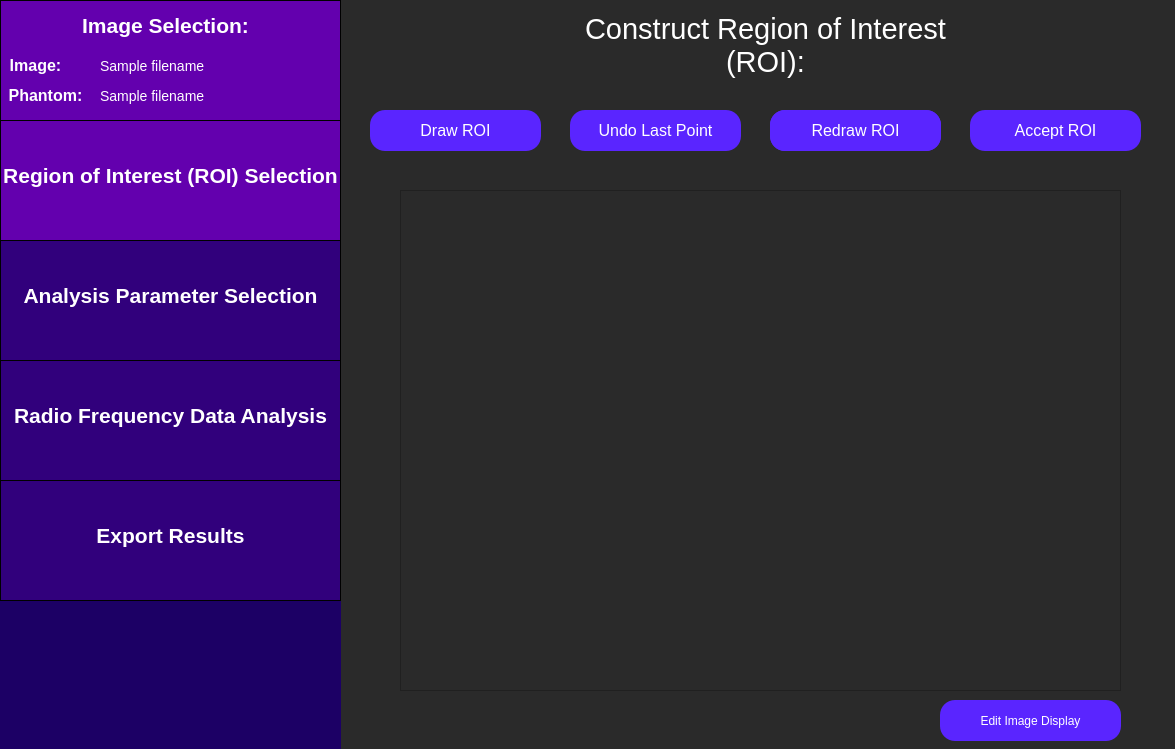
<?xml version="1.0" encoding="UTF-8"?>
<ui version="4.0">
 <class>constructRoi</class>
 <widget class="QWidget" name="constructRoi">
  <property name="geometry">
   <rect>
    <x>0</x>
    <y>0</y>
    <width>1175</width>
    <height>749</height>
   </rect>
  </property>
  <property name="windowTitle">
   <string>Select Region of Interest</string>
  </property>
  <property name="styleSheet">
   <string notr="true">QWidget {
	background: rgb(42, 42, 42);
}</string>
  </property>
  <widget class="QLabel" name="constructRoiLabel">
   <property name="geometry">
    <rect>
     <x>550</x>
     <y>-20</y>
     <width>431</width>
     <height>131</height>
    </rect>
   </property>
   <property name="styleSheet">
    <string notr="true">QLabel {
	font-size: 29px;
	color: rgb(255, 255, 255);
	background-color: rgba(255, 255, 255, 0);
}</string>
   </property>
   <property name="text">
    <string>Construct Region of Interest (ROI):</string>
   </property>
   <property name="textFormat">
    <enum>Qt::AutoText</enum>
   </property>
   <property name="scaledContents">
    <bool>false</bool>
   </property>
   <property name="alignment">
    <set>Qt::AlignCenter</set>
   </property>
   <property name="wordWrap">
    <bool>true</bool>
   </property>
  </widget>
  <widget class="QFrame" name="imDisplayFrame">
   <property name="geometry">
    <rect>
     <x>400</x>
     <y>190</y>
     <width>721</width>
     <height>501</height>
    </rect>
   </property>
   <property name="frameShape">
    <enum>QFrame::StyledPanel</enum>
   </property>
   <property name="frameShadow">
    <enum>QFrame::Raised</enum>
   </property>
  </widget>
  <widget class="QPushButton" name="drawRoiButton">
   <property name="geometry">
    <rect>
     <x>370</x>
     <y>110</y>
     <width>171</width>
     <height>41</height>
    </rect>
   </property>
   <property name="styleSheet">
    <string notr="true">QPushButton {
	color: white;
	font-size: 16px;
	background: rgb(90, 37, 255);
	border-radius: 15px;
}
QPushButton:checked {
	color:white; 
	font-size: 16px;
	background: rgb(45, 0, 110);
	border-radius: 15px;
}
</string>
   </property>
   <property name="text">
    <string>Draw ROI</string>
   </property>
   <property name="checkable">
    <bool>true</bool>
   </property>
   <property name="checked">
    <bool>false</bool>
   </property>
  </widget>
  <widget class="QPushButton" name="undoLastPtButton">
   <property name="geometry">
    <rect>
     <x>570</x>
     <y>110</y>
     <width>171</width>
     <height>41</height>
    </rect>
   </property>
   <property name="styleSheet">
    <string notr="true">QPushButton {
	color: white;
	font-size: 16px;
	background: rgb(90, 37, 255);
	border-radius: 15px;
}</string>
   </property>
   <property name="text">
    <string>Undo Last Point</string>
   </property>
   <property name="checkable">
    <bool>false</bool>
   </property>
  </widget>
  <widget class="QPushButton" name="acceptRoiButton">
   <property name="geometry">
    <rect>
     <x>970</x>
     <y>110</y>
     <width>171</width>
     <height>41</height>
    </rect>
   </property>
   <property name="styleSheet">
    <string notr="true">QPushButton {
	color: white;
	font-size: 16px;
	background: rgb(90, 37, 255);
	border-radius: 15px;
}</string>
   </property>
   <property name="text">
    <string>Accept ROI</string>
   </property>
   <property name="checkable">
    <bool>false</bool>
   </property>
  </widget>
  <widget class="QWidget" name="sidebar" native="true">
   <property name="geometry">
    <rect>
     <x>0</x>
     <y>0</y>
     <width>341</width>
     <height>751</height>
    </rect>
   </property>
   <property name="toolTip">
    <string>&lt;html&gt;&lt;head/&gt;&lt;body&gt;&lt;p&gt;&lt;br/&gt;&lt;/p&gt;&lt;/body&gt;&lt;/html&gt;</string>
   </property>
   <property name="styleSheet">
    <string notr="true">QWidget {
	background-color: rgb(28, 0, 101);
}</string>
   </property>
   <widget class="QFrame" name="imageSelectionSidebar">
    <property name="geometry">
     <rect>
      <x>0</x>
      <y>0</y>
      <width>341</width>
      <height>121</height>
     </rect>
    </property>
    <property name="styleSheet">
     <string notr="true">QFrame {
	background-color: rgb(99, 0, 174);
	border: 1px solid black;
}</string>
    </property>
    <property name="frameShape">
     <enum>QFrame::StyledPanel</enum>
    </property>
    <property name="frameShadow">
     <enum>QFrame::Raised</enum>
    </property>
    <widget class="QLabel" name="imageSelectionLabelSidebar">
     <property name="geometry">
      <rect>
       <x>70</x>
       <y>0</y>
       <width>191</width>
       <height>51</height>
      </rect>
     </property>
     <property name="styleSheet">
      <string notr="true">QLabel {
	font-size: 21px;
	color: rgb(255, 255, 255);
	background-color: rgba(255, 255, 255, 0);
	border: 0px;
	font-weight: bold;
}</string>
     </property>
     <property name="text">
      <string>Image Selection:</string>
     </property>
     <property name="alignment">
      <set>Qt::AlignCenter</set>
     </property>
    </widget>
    <widget class="QLabel" name="imageLabel">
     <property name="geometry">
      <rect>
       <x>-60</x>
       <y>40</y>
       <width>191</width>
       <height>51</height>
      </rect>
     </property>
     <property name="styleSheet">
      <string notr="true">QLabel {
	font-size: 16px;
	color: rgb(255, 255, 255);
	background-color: rgba(255, 255, 255, 0);
	border: 0px;
	font-weight: bold;
}</string>
     </property>
     <property name="text">
      <string>Image:</string>
     </property>
     <property name="alignment">
      <set>Qt::AlignCenter</set>
     </property>
    </widget>
    <widget class="QLabel" name="phantomLabel">
     <property name="geometry">
      <rect>
       <x>-50</x>
       <y>70</y>
       <width>191</width>
       <height>51</height>
      </rect>
     </property>
     <property name="styleSheet">
      <string notr="true">QLabel {
	font-size: 16px;
	color: rgb(255, 255, 255);
	background-color: rgba(255, 255, 255, 0);
	border: 0px;
	font-weight: bold
}</string>
     </property>
     <property name="text">
      <string>Phantom:</string>
     </property>
     <property name="alignment">
      <set>Qt::AlignCenter</set>
     </property>
    </widget>
    <widget class="QLabel" name="imagePathInput">
     <property name="geometry">
      <rect>
       <x>100</x>
       <y>40</y>
       <width>241</width>
       <height>51</height>
      </rect>
     </property>
     <property name="styleSheet">
      <string notr="true">QLabel {
	font-size: 14px;
	color: rgb(255, 255, 255);
	background-color: rgba(255, 255, 255, 0);
	border: 0px;
}</string>
     </property>
     <property name="text">
      <string>Sample filename </string>
     </property>
     <property name="alignment">
      <set>Qt::AlignLeading|Qt::AlignLeft|Qt::AlignVCenter</set>
     </property>
    </widget>
    <widget class="QLabel" name="phantomPathInput">
     <property name="geometry">
      <rect>
       <x>100</x>
       <y>70</y>
       <width>241</width>
       <height>51</height>
      </rect>
     </property>
     <property name="styleSheet">
      <string notr="true">QLabel {
	font-size: 14px;
	color: rgb(255, 255, 255);
	background-color: rgba(255, 255, 255, 0);
	border: 0px;
}</string>
     </property>
     <property name="text">
      <string>Sample filename </string>
     </property>
     <property name="alignment">
      <set>Qt::AlignLeading|Qt::AlignLeft|Qt::AlignVCenter</set>
     </property>
    </widget>
   </widget>
   <widget class="QFrame" name="roiSidebar">
    <property name="geometry">
     <rect>
      <x>0</x>
      <y>120</y>
      <width>341</width>
      <height>121</height>
     </rect>
    </property>
    <property name="styleSheet">
     <string notr="true">QFrame {
	background-color: rgb(99, 0, 174);
	border: 1px solid black;
}</string>
    </property>
    <property name="frameShape">
     <enum>QFrame::StyledPanel</enum>
    </property>
    <property name="frameShadow">
     <enum>QFrame::Raised</enum>
    </property>
    <widget class="QLabel" name="roiSidebarLabel">
     <property name="geometry">
      <rect>
       <x>0</x>
       <y>30</y>
       <width>341</width>
       <height>51</height>
      </rect>
     </property>
     <property name="styleSheet">
      <string notr="true">QLabel {
	font-size: 21px;
	color: rgb(255, 255, 255);
	background-color: rgba(255, 255, 255, 0);
	border: 0px;
	font-weight: bold;
}</string>
     </property>
     <property name="text">
      <string>Region of Interest (ROI) Selection</string>
     </property>
     <property name="alignment">
      <set>Qt::AlignCenter</set>
     </property>
    </widget>
   </widget>
   <widget class="QFrame" name="rfAnalysisSidebar">
    <property name="geometry">
     <rect>
      <x>0</x>
      <y>360</y>
      <width>341</width>
      <height>121</height>
     </rect>
    </property>
    <property name="styleSheet">
     <string notr="true">QFrame {
	background-color:  rgb(49, 0, 124);
	border: 1px solid black;
}</string>
    </property>
    <property name="frameShape">
     <enum>QFrame::StyledPanel</enum>
    </property>
    <property name="frameShadow">
     <enum>QFrame::Raised</enum>
    </property>
    <widget class="QLabel" name="rfAnalysisLabel">
     <property name="geometry">
      <rect>
       <x>0</x>
       <y>30</y>
       <width>341</width>
       <height>51</height>
      </rect>
     </property>
     <property name="styleSheet">
      <string notr="true">QLabel {
	font-size: 21px;
	color: rgb(255, 255, 255);
	background-color: rgba(255, 255, 255, 0);
	border: 0px;
	font-weight: bold;
}</string>
     </property>
     <property name="text">
      <string>Radio Frequency Data Analysis</string>
     </property>
     <property name="alignment">
      <set>Qt::AlignCenter</set>
     </property>
    </widget>
   </widget>
   <widget class="QFrame" name="exportResultsSidebar">
    <property name="geometry">
     <rect>
      <x>0</x>
      <y>480</y>
      <width>341</width>
      <height>121</height>
     </rect>
    </property>
    <property name="styleSheet">
     <string notr="true">QFrame {
	background-color:  rgb(49, 0, 124);
	border: 1px solid black;
}</string>
    </property>
    <property name="frameShape">
     <enum>QFrame::StyledPanel</enum>
    </property>
    <property name="frameShadow">
     <enum>QFrame::Raised</enum>
    </property>
    <widget class="QLabel" name="exportResultsLabel">
     <property name="geometry">
      <rect>
       <x>20</x>
       <y>30</y>
       <width>301</width>
       <height>51</height>
      </rect>
     </property>
     <property name="styleSheet">
      <string notr="true">QLabel {
	font-size: 21px;
	color: rgb(255, 255, 255);
	background-color: rgba(255, 255, 255, 0);
	border: 0px;
	font-weight: bold;
}</string>
     </property>
     <property name="text">
      <string>Export Results</string>
     </property>
     <property name="alignment">
      <set>Qt::AlignCenter</set>
     </property>
    </widget>
   </widget>
  </widget>
  <widget class="QFrame" name="analysisParamsSidebar">
   <property name="geometry">
    <rect>
     <x>0</x>
     <y>240</y>
     <width>341</width>
     <height>121</height>
    </rect>
   </property>
   <property name="styleSheet">
    <string notr="true">QFrame {
	background-color: rgb(49, 0, 124);
	border: 1px solid black;
}</string>
   </property>
   <property name="frameShape">
    <enum>QFrame::StyledPanel</enum>
   </property>
   <property name="frameShadow">
    <enum>QFrame::Raised</enum>
   </property>
   <widget class="QLabel" name="analysisParamsLabel">
    <property name="geometry">
     <rect>
      <x>0</x>
      <y>30</y>
      <width>341</width>
      <height>51</height>
     </rect>
    </property>
    <property name="styleSheet">
     <string notr="true">QLabel {
	font-size: 21px;
	color: rgb(255, 255, 255);
	background-color: rgba(255, 255, 255, 0);
	border: 0px;
	font-weight:bold;
}</string>
    </property>
    <property name="text">
     <string>Analysis Parameter Selection</string>
    </property>
    <property name="alignment">
     <set>Qt::AlignCenter</set>
    </property>
   </widget>
  </widget>
  <widget class="QPushButton" name="editImageDisplayButton">
   <property name="geometry">
    <rect>
     <x>940</x>
     <y>700</y>
     <width>181</width>
     <height>41</height>
    </rect>
   </property>
   <property name="styleSheet">
    <string notr="true">QPushButton {
	color: white;
	font-size: 12px;
	background: rgb(90, 37, 255);
	border-radius: 15px;
}</string>
   </property>
   <property name="text">
    <string>Edit Image Display</string>
   </property>
  </widget>
  <widget class="QPushButton" name="closeRoiButton">
   <property name="geometry">
    <rect>
     <x>770</x>
     <y>110</y>
     <width>171</width>
     <height>41</height>
    </rect>
   </property>
   <property name="styleSheet">
    <string notr="true">QPushButton {
	color: white;
	font-size: 16px;
	background: rgb(90, 37, 255);
	border-radius: 15px;
}</string>
   </property>
   <property name="text">
    <string>Close ROI</string>
   </property>
   <property name="checkable">
    <bool>false</bool>
   </property>
  </widget>
  <widget class="QPushButton" name="redrawRoiButton">
   <property name="geometry">
    <rect>
     <x>770</x>
     <y>110</y>
     <width>171</width>
     <height>41</height>
    </rect>
   </property>
   <property name="styleSheet">
    <string notr="true">QPushButton {
	color: white;
	font-size: 16px;
	background: rgb(90, 37, 255);
	border-radius: 15px;
}</string>
   </property>
   <property name="text">
    <string>Redraw ROI</string>
   </property>
   <property name="checkable">
    <bool>false</bool>
   </property>
  </widget>
 </widget>
 <resources/>
 <connections/>
</ui>
